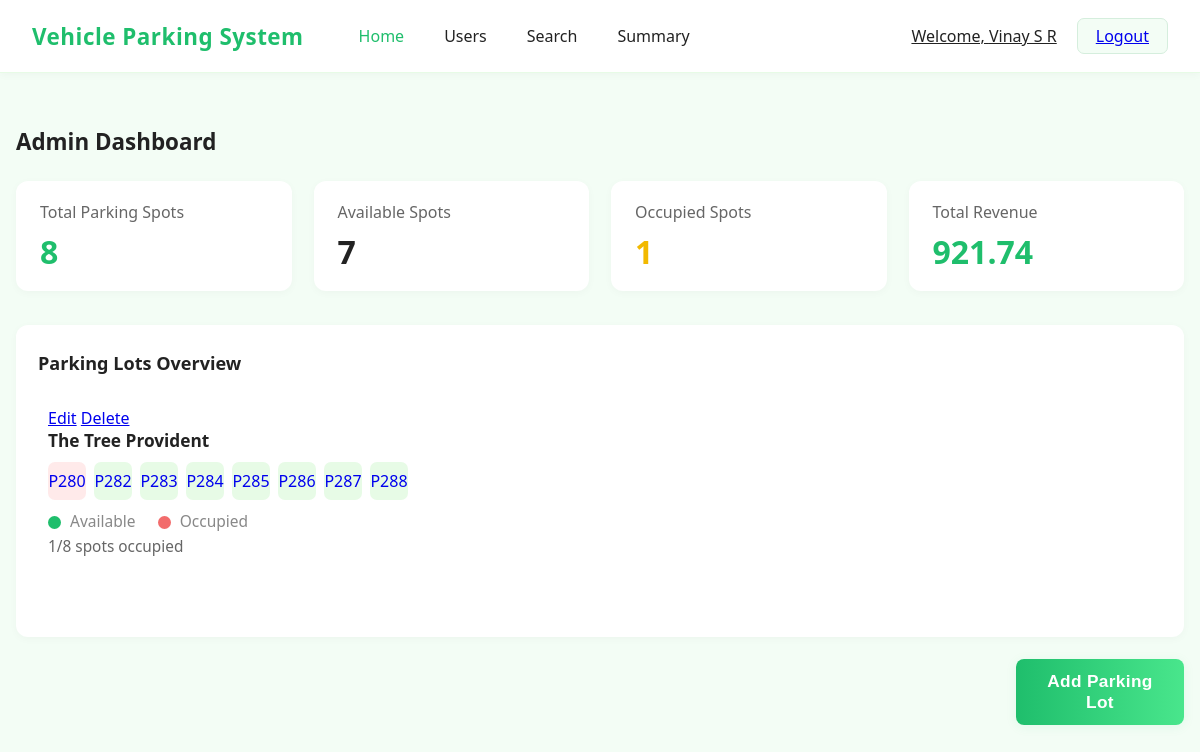
The page /admin_dashboard (signed in) on the database as committed earlier.
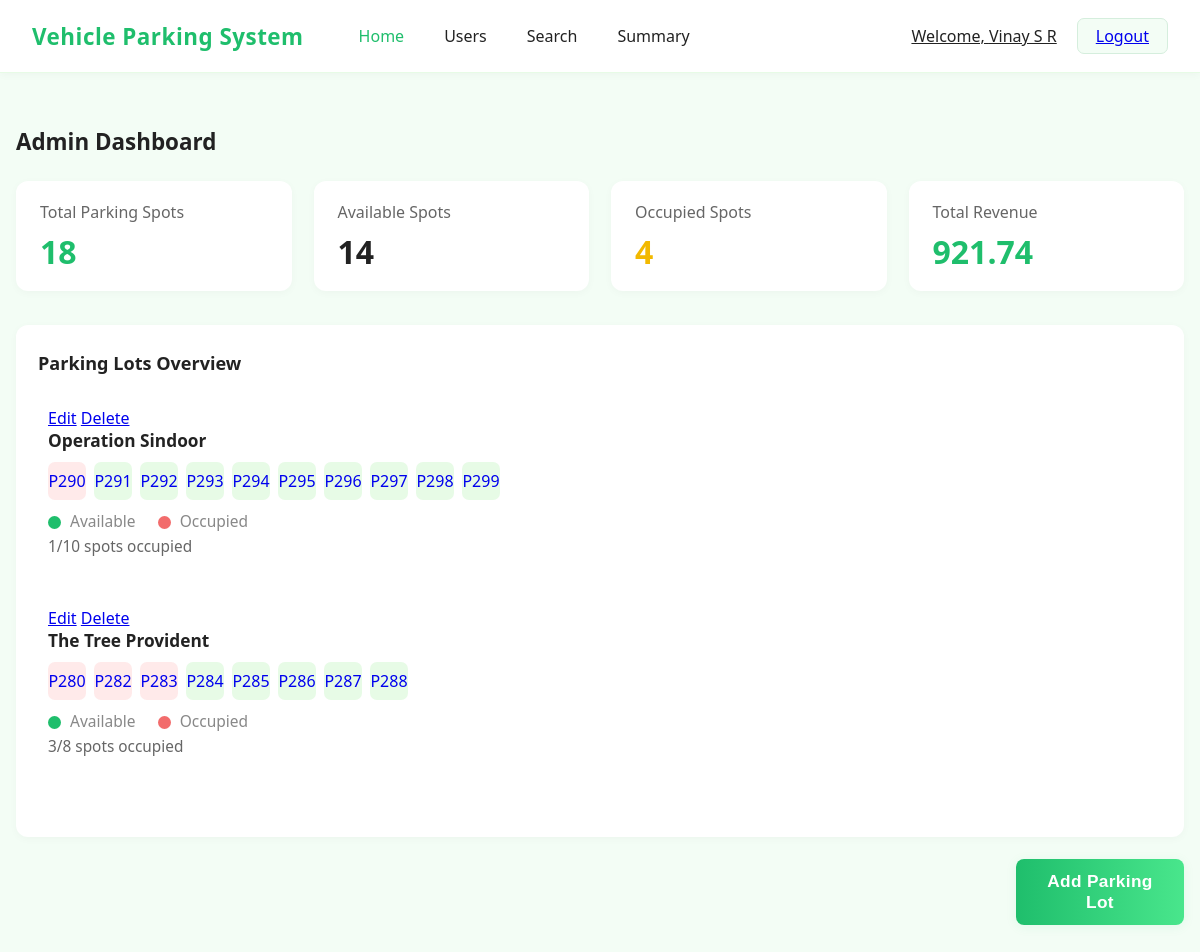
The same page on the database as committed later.
### models/models.py (models this page shows)
class User(db.Model,UserMixin):
    __tablename__ = 'user'
    id = db.Column(db.Integer, primary_key=True, autoincrement=True)
    email = db.Column(db.Text, unique=True, nullable=False)
    password = db.Column(db.Text, nullable=False)
    full_name = db.Column(db.Text, nullable=False)
    address = db.Column(db.Text, nullable=False)
    pincode = db.Column(db.Text, nullable=False)
    vehicle_number = db.Column(db.Text,nullable=True)
    is_admin=db.Column(db.Text,default="user")

class Parking_lot(db.Model):
    __tablename__='parking_lot'
    lot_id=db.Column(db.Integer,primary_key=True,autoincrement=True)
    owner_id = db.Column(db.Integer, db.ForeignKey('user.id', ondelete='CASCADE'))
    lot_name= db.Column(db.Text,nullable=False,unique=True)
    lot_address=db.Column(db.Text,nullable=False)
    lot_spot_count=db.Column(db.Integer,nullable=False)
    lot_price_per_hour=db.Column(db.Integer,nullable=False)
    owner = db.relationship('User', backref=db.backref('parking_lots', passive_deletes=True))
    spots = db.relationship('Parking_spot', backref='lot', cascade="all, delete", passive_deletes=True)
    bookings = db.relationship('Bookings', back_populates='lot', cascade="all, delete", passive_deletes=True)

class Parking_spot(db.Model):
    __tablename__ = 'parking_spot'
    id = db.Column(db.Integer, primary_key=True)
    lot_id = db.Column(db.Integer, db.ForeignKey('parking_lot.lot_id', ondelete="CASCADE"), nullable=False)
    spot_number = db.Column(db.Integer, nullable=False)
    is_available = db.Column(db.String, default="Yes",nullable=False)

### controllers/controllers.py (the view)
@main.route('/admin_dashboard',methods=['GET','POST'])
@login_required
@role_required('admin')
def admin_dashboard():
    if current_user.is_admin == "Yes":
        print("Current user Id",current_user.id)
        parking_lot_list=[lot.lot_name for lot in Parking_lot.query.with_entities(Parking_lot.lot_name).all()]
        print("Parking LOt List", parking_lot_list)
        if parking_lot_list:
            parking_data={}
            for lot_name in parking_lot_list:
                lot_id=Parking_lot.query.filter(Parking_lot.lot_name==lot_name).first().lot_id
                lot_price_per_hour=Parking_lot.query.filter(Parking_lot.lot_name==lot_name).first().lot_price_per_hour
                count = Parking_spot.query.filter(Parking_spot.lot_id == lot_id).count()
                if count>0:
                    occupied_spots = [spot.id for spot in Parking_spot.query.filter_by(lot_id=lot_id, is_available="No").all()]
                    spot_ids = [spot.id for spot in Parking_spot.query.filter(Parking_spot.lot_id == lot_id).all()]
                    occupied_count = Parking_spot.query.filter_by(lot_id=lot_id, is_available="No").count()
                    total_count= int(Parking_spot.query.filter_by(lot_id=lot_id).count())
                    parking_data[lot_name]={
                                                "occupied_spots": occupied_spots,
                                                "occupied_count": occupied_count,
                                                "total_count":total_count,
                                                "lot_price_per_hour":lot_price_per_hour,
                                                "spot_ids":spot_ids,
                                                "lot_id":lot_id
                                            }
                else:
                    parking_data[lot_name]={}
            summary = {
                                "total_parking_spots": 0,
                                "available_spots": 0,
                                "occupied_spots": 0,
                                "total_revenue": 0
                            }
            for lot in parking_data:
                if parking_data[lot]:
                    total = parking_data[lot]["total_count"]
                    occupied = parking_data[lot]["occupied_count"]
                    summary["total_parking_spots"] += total
                    summary["occupied_spots"] += occupied
                    summary["available_spots"] += total - occupied
            charges=ReleaseHistory.query.all()
            total_sum=0
            for record in charges:
                 if record.charge_paid:
                    total_sum=total_sum+record.charge_paid
            summary["total_revenue"]=round(total_sum,2)
            return render_template("dashboard_admin.html", name=current_user.full_name,parking_data=parking_data,summary=summary,id=current_user.id)
        else:
            return render_template("dashboard_admin.html",name=current_user.full_name,parking_data={},summary={},id=current_user.id)
    else:
        return redirect(url_for("main.login"))

### app.py (called while the page is built)
def create_app():
    app = Flask(__name__, template_folder="templates")
    if os.getenv('ENV', 'development') != "production":
        print("Starting Local Development")
        app.config.from_object(LocalDevelopmentConfig)
    else:
        raise Exception("Currently no production config is setup")
    app.register_blueprint(main)
    db.init_app(app)
    login_manager = LoginManager()
    login_manager.login_view = "main.login"
    login_manager.init_app(app)
    @login_manager.user_loader
    def load_user(user_id):
        return User.query.get(int(user_id))
    return app

### controllers/controllers.py (called while the page is built)
def role_required(required_role):
    def decorator(f):
        @wraps(f)
        def decorated_function(*args, **kwargs):
            if not current_user.is_authenticated:
                flash('Please log in to access this page.', 'warning')
                return redirect(url_for('main.login'))
            if required_role == "admin" and current_user.is_admin != "Yes":
                flash('You do not have permission to access this page.', 'danger')
                return redirect(url_for('main.login'))
            return f(*args, **kwargs)
        return decorated_function
    return decorator

### templates/dashboard_admin.html (shortened to what this page needs)
<!DOCTYPE html>
<html lang="en">
<head>
  <link rel="stylesheet" href="{{ url_for('static', filename='css/dashboard_admin_style.css') }}">
</head>
<body>
  <nav class="navbar">
    <div class="navbar-left">
      <span class="brand">Vehicle Parking System</span>
      <a href="{{ url_for('main.admin_dashboard') }}" class="nav-link active">Home</a>
      <a href="{{ url_for('main.admin_dashboard_users') }}" class="nav-link">Users</a>
      <a href="{{ url_for('main.search_admin') }}" class="nav-link">Search</a>
      <a href="#" class="nav-link">Summary</a>
    </div>
    <div class="navbar-right">
      <a href="{{ url_for('main.edit_profile',user_id=id )}}" class="welcome" title="Click to edit profile">Welcome, {{ name }}</a>
      <a href="{{ url_for('main.logout') }}" class="logout-btn">Logout</a>
    </div>
  </nav>
  <main class="main-content">
    <h2 class="dashboard-title">Admin Dashboard</h2>
    <div class="summary-cards">
      <div class="summary-card">
        <div class="summary-label">Total Parking Spots</div>
        {% if summary %}
        <div class="summary-value green">{{ summary["total_parking_spots"] }}</div>
        {% else %}
        <div class="summary-value green">No summary available</div>
        {% endif %}
      </div>
      <div class="summary-card">
        <div class="summary-label">Available Spots</div>
        {% if summary %}
        <div class="summary-value">{{  summary["available_spots"] }}</div>
        {% else %}
        <div class="summary-value green">No summary available</div>
        {% endif %}
      </div>
      <div class="summary-card">
        <div class="summary-label">Occupied Spots</div>
        {% if summary %}
           <div class="summary-value orange">{{ summary["occupied_spots"] }}</div>
           {% else %}
           <div class="summary-value green">No summary available</div>
           {% endif %}
      </div>
      <div class="summary-card">
        <div class="summary-label">Total Revenue</div>
        {% if summary %}
        <div class="summary-value green">{{ summary["total_revenue"] }}</div>
        {% else %}
        <div class="summary-value green">No summary available</div>
        {% endif %}
      </div>
    </div>
    <div class="lots-row">
      <div class="lots-overview">
        <div class="lots-title">Parking Lots Overview</div>
        <div class="lots-flex">
          <div class="lot">
        {% if parking_data %}
          {% for lot in parking_data %}
            <div class="lot-container">
                  <a href="{{ url_for('main.edit_parking_lot',parking_lot_id=parking_data[lot]['lot_id']) }}">Edit</a>
                  <a href="{{ url_for('main.delete_parking_lot',parking_lot_id=parking_data[lot]['lot_id']) }}">Delete</a>
                  <div class="lot-title">{{ lot }}</div>
                  {% if parking_data[lot] %}
                    <div class="lot-spots">
                      {% for x in parking_data[lot]['spot_ids'] %}
                        {% if x in parking_data[lot]["occupied_spots"] %}
                          <div class="spot red"><a href="/{{ lot }}/{{ x }}" style="text-decoration: none;">P{{ x }}</a></div>
                        {% else %}
                          <div class="spot green"><a href="/{{ lot }}/{{ x }}" style="text-decoration: none;">P{{ x }}</a></div>
                        {% endif %}
                      {% endfor %}
                    </div>
                    <div class="lot-legend">
                      <span class="legend-dot green"></span> Available
                      <span class="legend-dot red" style="margin-left:18px;"></span> Occupied
                    </div>
                    <div class="lot-status">
                      {{ parking_data[lot]["occupied_count"] }}/{{ parking_data[lot]["total_count"] }} spots occupied
                    </div>
                  {% endif %}
            </div>
          {% endfor %}
        {% else %}
          <div> <p> No parking data found</p></div>
        {% endif %}
        </div>
      </div>
    </div>
    <br>
    <div>
      <button class="add_parking_lot_btn" onclick="window.location.href='{{ url_for('main.addnewlot') }}'">Add Parking Lot</button>
    </div>
    </div>
  </main>
</body>
</html>

### static/css/dashboard_admin_style.css (style rules this page uses)
body { background: #f3fdf5; margin: 0; font-family: 'Segoe UI', Arial, sans-serif; color: #222; }
.navbar { display: flex; align-items: center; justify-content: space-between; background: #fff; padding: 18px 32px; border-bottom: 1px solid #e7fbe6; box-shadow: 0 2px 8px rgba(0,0,0,0.03); }
.navbar-left { display: flex; align-items: center; gap: 26px; }
.brand { color: #1fbe6c; font-size: 1.4rem; font-weight: 700; margin-right: 22px; letter-spacing: 0.5px; }
.nav-link { color: #222; text-decoration: none; font-weight: 500; padding: 0 7px; transition: color 0.2s; }
.nav-link.active, .nav-link:hover { color: #1fbe6c; }
.navbar-right { display: flex; align-items: center; gap: 20px; }
.welcome { color: #222; font-size: 1rem; font-weight: 500; }
.logout-btn { background: #f3fdf5; border: 1px solid #d5eedd; border-radius: 7px; padding: 6px 18px; font-size: 1rem; font-weight: 500; cursor: pointer; transition: background 0.2s, border 0.2s; }
.main-content { max-width: 1200px; margin: 0 auto; padding: 34px 16px 40px 16px; }
.dashboard-title { font-size: 1.4rem; font-weight: 700; margin-bottom: 24px; }
.summary-cards { display: flex; gap: 22px; margin-bottom: 34px; flex-wrap: wrap; }
.summary-card { background: #fff; border-radius: 12px; box-shadow: 0 2px 8px rgba(0,0,0,0.03); padding: 20px 40px 18px 24px; min-width: 200px; flex: 1 1 180px; display: flex; flex-direction: column; align-items: flex-start; }
.summary-label { font-size: 1rem; color: #666; margin-bottom: 7px; }
.summary-value { font-size: 2rem; font-weight: 700; color: #222; }
.summary-value.green { color: #1fbe6c; }
.summary-value.orange { color: #f2b900; }
.lots-row { margin-bottom: 34px; }
.lots-overview { background: #fff; border-radius: 12px; box-shadow: 0 2px 8px rgba(0,0,0,0.03); padding: 26px 22px 22px 22px; }
.lots-title { font-size: 1.13rem; font-weight: 600; margin-bottom: 22px; }
.lots-flex { display: flex; gap: 36px; flex-wrap: wrap; }
.lot { flex: 1 1 340px; min-width: 260px; margin-bottom: 18px; }
.lot-title { font-size: 1.08rem; font-weight: 600; margin-bottom: 10px; }
.lot-spots { display: flex; flex-wrap: wrap; gap: 8px; margin-bottom: 10px; }
.spot { width: 38px; height: 38px; display: flex; align-items: center; justify-content: center; border-radius: 7px; font-size: 1rem; font-weight: 500; background: #e7fbe6; color: #1fbe6c; transition: background 0.2s, color 0.2s; }
.spot.red { background: #ffeaea; color: #f26c6c; }
.spot.green { background: #e7fbe6; color: #1fbe6c; }
.lot-legend { font-size: 0.97rem; color: #888; margin-bottom: 4px; margin-top: 6px; }
.legend-dot { display: inline-block; width: 13px; height: 13px; border-radius: 50%; vertical-align: middle; margin-right: 5px; }
.legend-dot.green { background: #1fbe6c; }
.legend-dot.red { background: #f26c6c; }
.lot-status { font-size: 0.96rem; color: #666; margin-top: 4px; }
.add_parking_lot_btn { background: linear-gradient(90deg, #1fbe6c 0%, #49e68c 100%); color: #fff; font-weight: 600; font-size: 1.08rem; padding: 12px 28px; border: none; border-radius: 8px; box-shadow: 0 2px 12px rgba(31,190,108,0.08); cursor: pointer; transition: background 0.18s, box-shadow 0.18s, transform 0.12s; letter-spacing: 0.02em; outline: none; margin-left:1000px; display: inline-block; }
.lot-container { display: block; width: 100%; margin-bottom: 30px; padding: 10px; border-radius: 6px; }

Rows that differ between the two databases and show on the page:
added Parking_lot: lot_name "Operation Sindoor", lot_name "1", lot_name "10"
added Parking_spot: id "290", shown under "Operation Sindoor"
added Parking_spot: id "291", shown under "Operation Sindoor"
added Parking_spot: id "292", shown under "Operation Sindoor"
added Parking_spot: id "293", shown under "Operation Sindoor"
added Parking_spot: id "294", shown under "Operation Sindoor"
added Parking_spot: id "295", shown under "Operation Sindoor"
added Parking_spot: id "296", shown under "Operation Sindoor"
added Parking_spot: id "297", shown under "Operation Sindoor"
added Parking_spot: id "298", shown under "Operation Sindoor"
added Parking_spot: id "299", shown under "Operation Sindoor"
computed for Parking_lot "The Tree Provident": lot_name "1" → "3"
Other text that changed with them:
{{ summary["total_parking_spots"] }}: "8" → "18"
{{ summary["available_spots"] }}: "7" → "14"
{{ summary["occupied_spots"] }}: "1" → "4"
